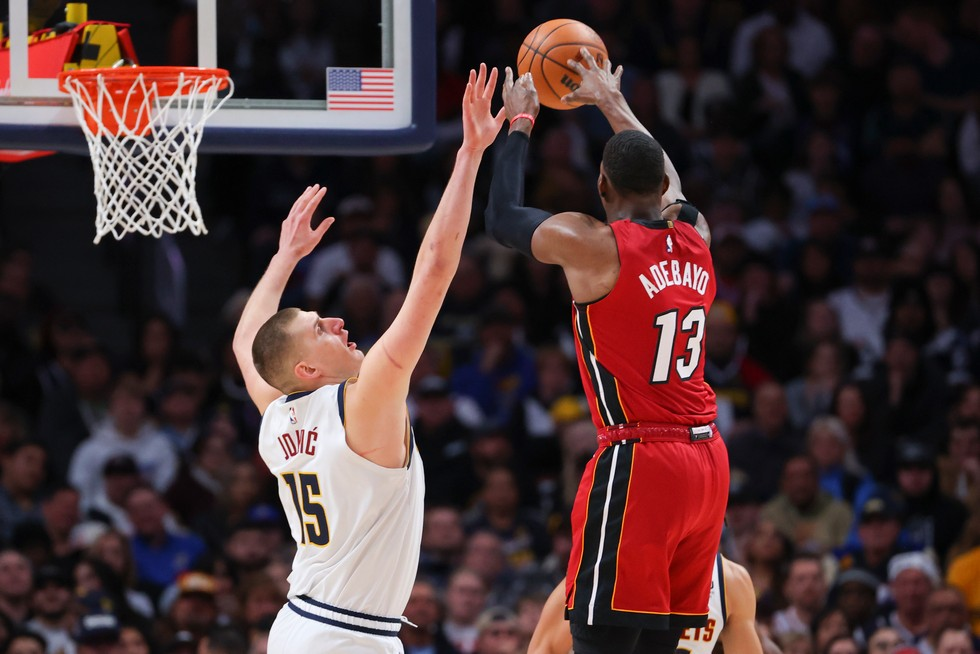
#> input picture Practicas/PRACTICA06/SEÑALES/NBA.jpg, 980 x 654 px
$ python Suavizar.py
#> lines starting #> are read from the running program, lines starting #| are printed output that depends on the picture
import cv2
from scipy import signal
import numpy as np
slider_max = 30
title_window = 'Suavizado'
def on_trackbar(val):
  kernel = np.ones((val+3,val+3))/((val+3)**2)
  out = signal.convolve2d(src1, kernel, mode= "same")
  cv2.imshow(title_window, out)

src1 = cv2.imread("NBA.jpg", 0)/255
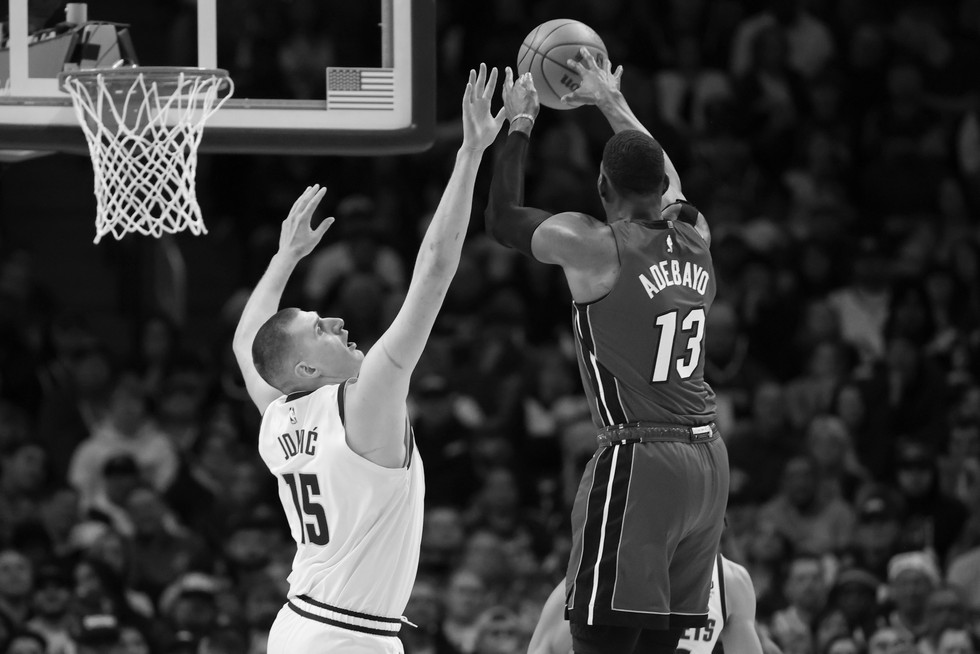
#> src1: shape (654, 980) float64; min 0, max 1, mean 0.23
print(src1.shape)
#| (654, 980)


cv2.namedWindow(title_window)
trackbar_name = f"Smooth {slider_max}"
cv2.createTrackbar(trackbar_name, title_window, 0, slider_max, on_trackbar)
on_trackbar(0)
while True:
      key = cv2.waitKey(1)
#> (key Esc is pressed here)
      if key != -1:
        break
cv2.destroyAllWindows()
